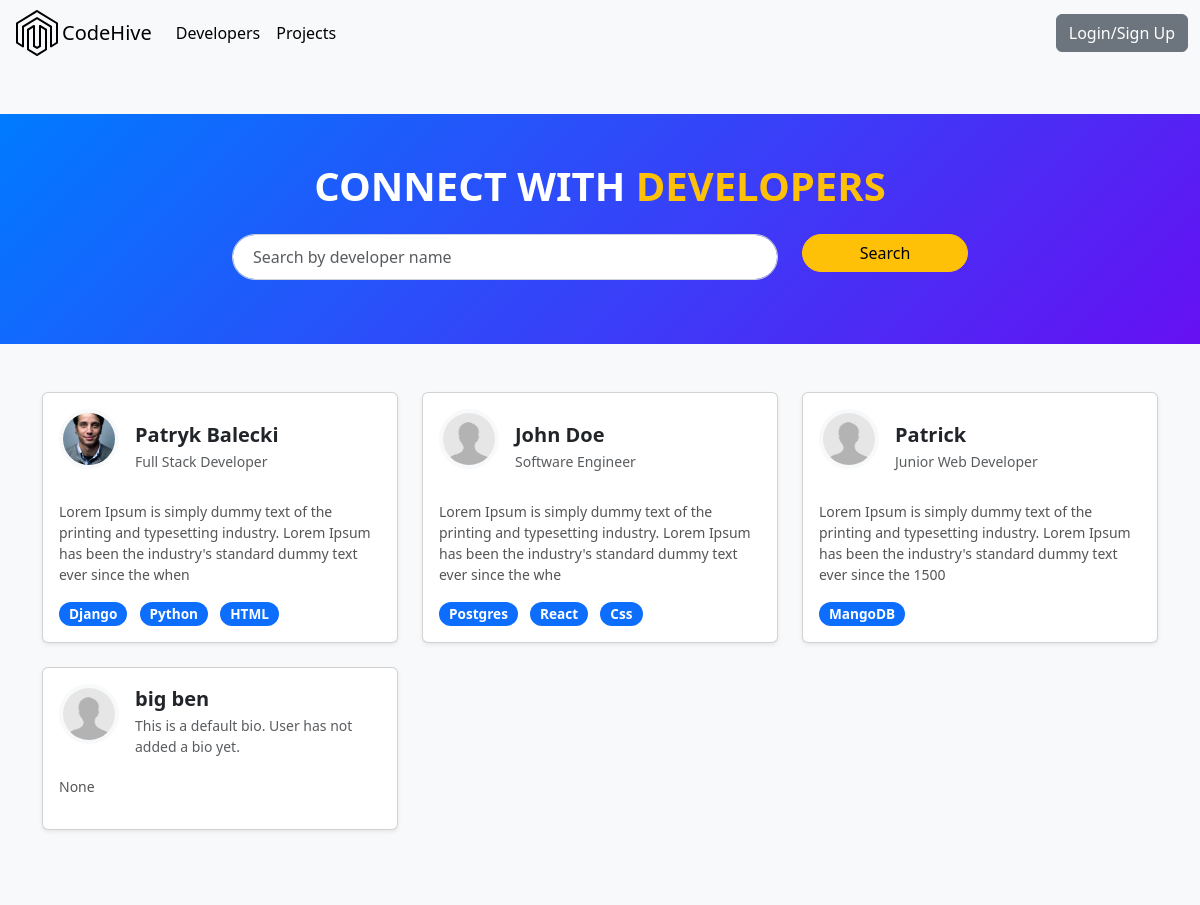
The app's page /, older data.
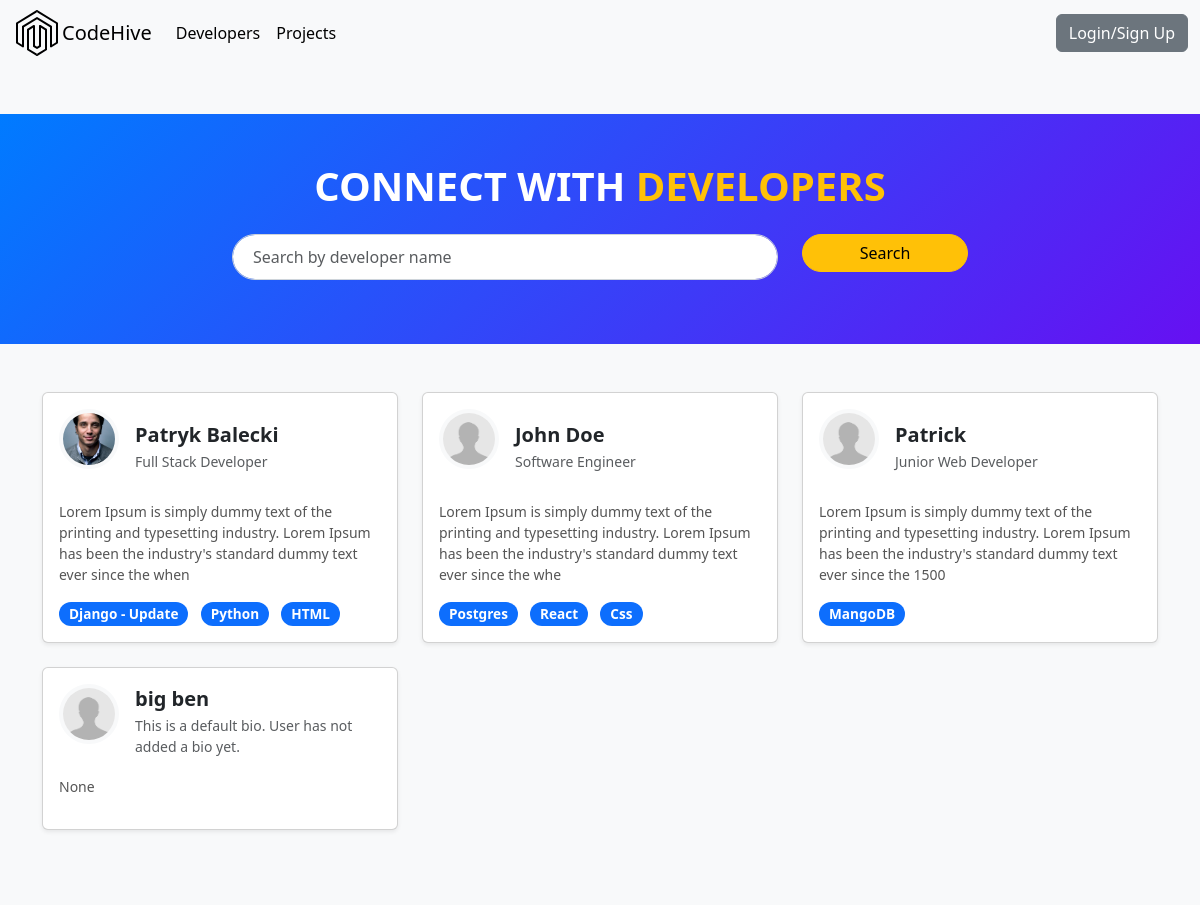
The same page, newer data.
### users/models.py (models this page shows, shortened)
class Profile(models.Model):
    user = models.OneToOneField(User, on_delete=models.CASCADE, null=True, blank=True)
    name = models.CharField(max_length=200, blank=True, null=True)
    email = models.EmailField(max_length=500, blank=True, null=True)
    username = models.CharField(max_length=200, blank=True, null=True)
    location = models.CharField(max_length=200, blank=True, null=True, default="Earth")
    short_intro = models.CharField(max_length=200, blank=True, null=True, default="This is a default bio. User has not added a bio yet.")
    bio = models.TextField(blank=True, null=True)
    profile_image = models.ImageField(null=True, blank=True, upload_to='profiles/', default="profiles/user-default.jpg")
    social_github = models.CharField(max_length=200, blank=True, null=True)
    social_twitter = models.CharField(max_length=200, blank=True, null=True)
    social_linkedin = models.CharField(max_length=200, blank=True, null=True)
    social_youtube = models.CharField(max_length=200, blank=True, null=True)
    social_website = models.CharField(max_length=200, blank=True, null=True)
    created = models.DateTimeField(auto_now_add=True)
    id = models.UUIDField(default=uuid.uuid4, unique=True, primary_key=True, editable=False)

class Skill(models.Model):
    owner = models.ForeignKey(
        Profile, on_delete=models.CASCADE, null=True, blank=True)
    name = models.CharField(max_length=200, blank=True, null=True)
    description = models.TextField(null=True, blank=True)
    created = models.DateTimeField(auto_now_add=True)
    id = models.UUIDField(default=uuid.uuid4, unique=True, primary_key=True, editable=False)
    def __str__(self):
        return str(self.name)

### users/views.py (the view)
# urls.py: path('', views.profiles, name="profiles"),
def profiles(request):
    profiles = Profile.objects.all()
    context = {'profiles': profiles}
    return render(request, 'users/profiles.html', context)

### users/templates/users/profiles.html
{% extends 'main.html' %}
{% block content %}
<main class="home py-5 bg-light">
    <section class="hero-section text-center py-5 bg-primary text-white">
        <div class="container">
            <div class="hero-section-box mb-4">
                <h2>CONNECT WITH <span class="text-warning">DEVELOPERS</span></h2>
            </div>
            <div class="hero-section-search">
                <form id="search-form" class="form row justify-content-center" action="{% url 'profiles' %}" method="get">
                    <div class="col-md-6 mb-3">
                        <input class="form-control" id="formInput#search" type="text" name="search_query"
                            value="{{search_query}}" placeholder="Search by developer name" />
                    </div>
                    <div class="col-md-2">
                        <input class="btn btn-warning w-100" type="submit" value="Search" />
                    </div>
                </form>
            </div>
        </div>
    </section>
    <section class="dev-list py-5">
        <div class="container">
            <div class="row g-4">
                {% for profile in profiles %}
                <div class="col-md-4">
                    <div class="card h-100 shadow-sm">
                        <a href="{% url 'user-profile' profile.id %}" class="text-decoration-none text-dark">
                            <div class="card-body">
                                <div class="d-flex align-items-center mb-3">
                                    <img class="avatar rounded-circle me-3" src="{{ profile.profile_image.url }}" alt="image"
                                        style="width: 60px; height: 60px;" />
                                    <div class="dev-meta">
                                        <h5 class="mb-1">{{ profile.name }}</h5>
                                        <p class="text-muted small mb-0">{{ profile.short_intro|slice:"60" }}</p>
                                    </div>
                                </div>
                                <p class="dev-info small  mb-3">{{ profile.bio|slice:"150" }}</p>
                                <div class="dev-skills">
                                    {% for skill in profile.skill_set.all|slice:"5" %}
                                    <span class="badge bg-primary me-2">{{ skill }}</span>
                                    {% endfor %}
                                </div>
                            </div>
                        </a>
                    </div>
                </div>
                {% endfor %}
            </div>
        </div>
    </section>
</main>
{% endblock content%}

Row changes from the older to the newer data that the page shows:
changed Skill: name "Django" → "Django - Update"
